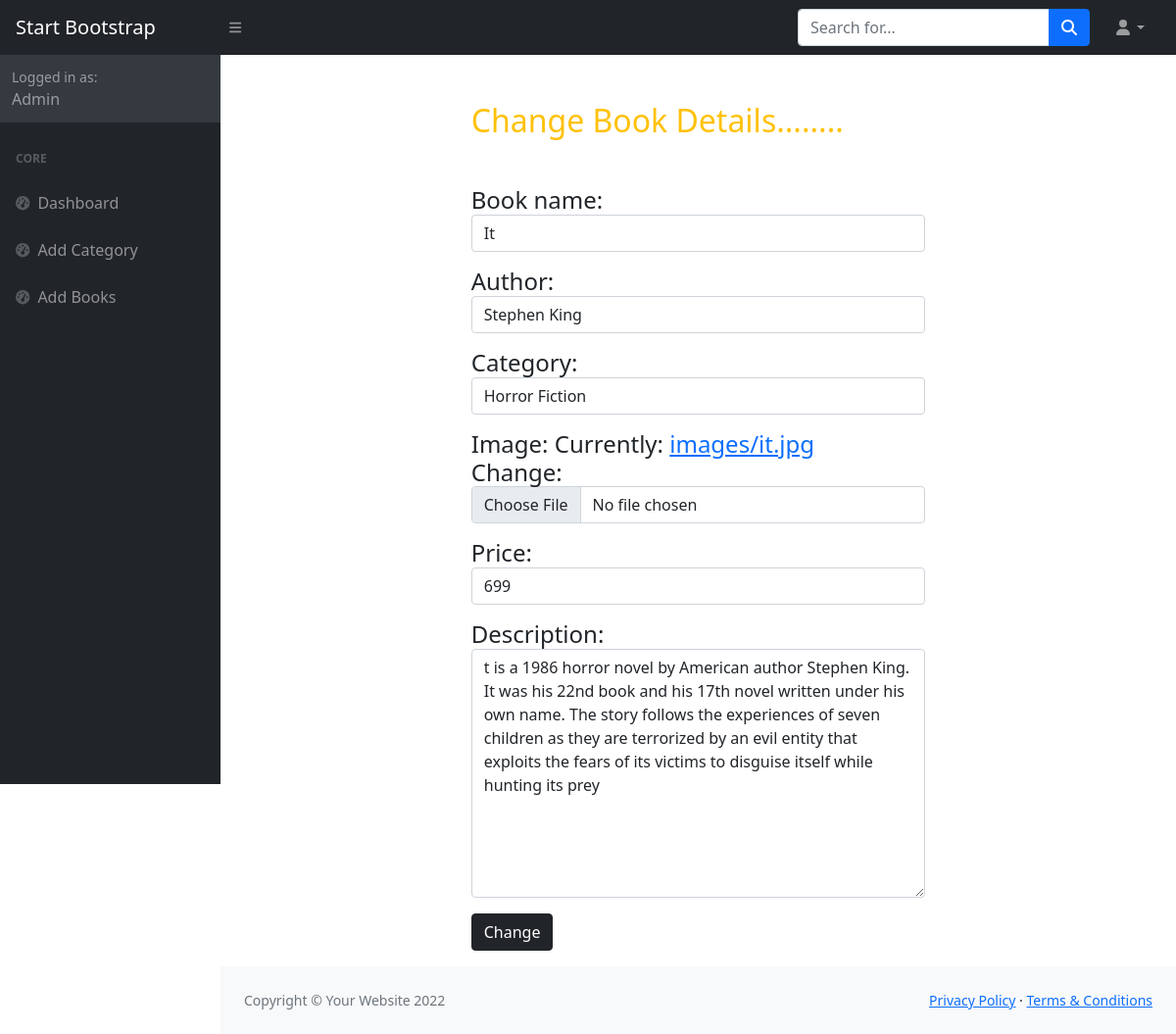
The page /book/change/8 on the database its author committed.
### owner/models.py (models this page shows, shortened)
class Books(models.Model):
    book_name=models.CharField(max_length=200,unique=True)
    author=models.CharField(max_length=200,null=True)
    category=models.ForeignKey(Categories,on_delete=models.CASCADE)
    image = models.ImageField(upload_to="images", null=True)
    price = models.PositiveIntegerField()
    description = models.CharField(max_length=1000, null=True)

### owner/views.py (the view, shortened to what this page needs)
# urls.py: path("book/change/<int:id>", views.BookEditView.as_view(), name="edit-book"),
class BookEditView(UpdateView):
    model = Books
    form_class = forms.BookChangeForm
    template_name = "book_edit.html"
    success_url = reverse_lazy("book-list")
    pk_url_kwarg = "id"

### owner/forms.py
class BookChangeForm(forms.ModelForm):
    class Meta:
        model=Books
        fields = [
            "book_name", "author", "category", "image", "price", "description"
        ]
        widgets={
            "book_name":forms.TextInput(attrs={"class": "form-control"}),
            "author": forms.TextInput(attrs={"class": "form-control"}),
            "category":forms.Select(attrs={"class": "form-control"}),
            "image":forms.ClearableFileInput(attrs={"class": "form-control"}),
            "price":forms.TextInput(attrs={"class": "form-control"}),
            "description":forms.Textarea(attrs={"class": "form-control"}),
        }

### owner/models.py (called while the page is built)
    def __str__(self):
        return self.category_name

### owner/templates/book_edit.html (shortened to what this page needs)
{%extends 'base.html'%}
{%block body_block%}
<div class="container">
    <div class="row">
        <div class="col-3"></div>
        <div class="col-6 mt-5">
          <h2 class="text-warning">Change Book Details........</h2>
            <form action="" class=" mt-5" method="post">
              <h4>{{form.as_p}}</h4>
                <div class="mb-3">
                    <button type="submit" class="btn btn-dark">Change</button>
                </div>
            </form>
        </div>
        <div class="col-3"></div>
    </div>
</div>
{%endblock%}

### rows shown on the page
Books: book_name "It", author "Stephen King", category "Horror Fiction", price "699", description "t is a 1986 horror novel by American author Stephen King. It was his 22nd book and his 17th novel written under his own name. The story follows the experiences of seven children as they are terrorized by an evil entity that exploits the fears of its victims to disguise itself while hunting its prey"
